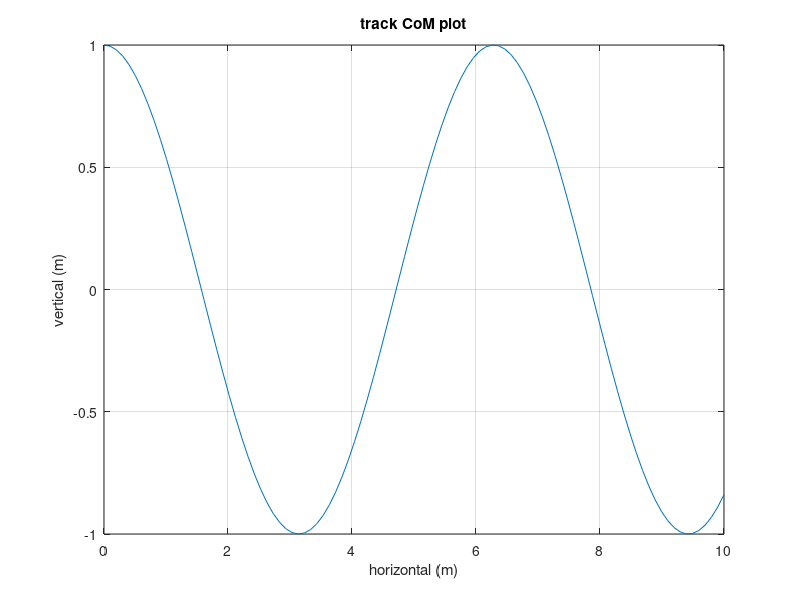

The MATLAB source for this figure: (Note: this script raises an error after producing the figure.)
%step 1 we need to calculate where this center of mass is so:

% masses and coordinates test values
m = [5, 3, 4, 2, 6];  % Masses of components
x = [2, 6, 8, 1, 4];  % X-coordinates
y = [3, 5, 7, 2, 6];  % Y-coordinates
z = [1, 2, 3, 0, 4];  % Z-coordinates test values

% Compute center of mass
x_cm = sum(m .* x) / sum(m);
y_cm = sum(m .* y) / sum(m);
z_cm = sum(m .* z) / sum(m);

% Display results
fprintf('Center of Mass (X, Y, Z): (%.2f, %.2f, %.2f)\n', x_cm, y_cm, z_cm);



x = linspace(0, 10, 100); % Generates 100 points between 0 and 10
y1 = cos(x); % Compute the sine function

plot(x, y1); % Plot the function
xlabel('horizontal (m)'); % Label x-axis
ylabel('vertical (m)'); % Label y-axis
title('track CoM plot'); % Add a title
grid on; % Enable grid





% Generate random vertical lines
num_vlines = 2; % Number of vertical lines
x_positions = randi([1, 10], 1, num_vlines); % Random x positions
for i = 1:num_vlines
    line([x_positions(i) x_positions(i)], [y_start(i) y_end(i)] , '--', 'Color', 'r', 'LineWidth', 1.5);
end

% Generate random horizontal lines
num_hlines = 3; % Number of horizontal lines
y_positions = randi([1, 10], 1, num_hlines); % Random y positions
for i = 1:num_hlines
    line([y_positions(i) y_positions(i)], [x_start(i) x_end(i)] , '--', 'Color', 'b', 'LineWidth', 1.5);
end

title('Random Horizontal and Vertical Lines');
xlabel('X-axis');
ylabel('Y-axis');
hold off;


% Set up figure
figure;
hold on;
grid on;
axis([0 10 0 10]); % Set axis limits

% Generate random vertical lines with start and end points
num_vlines = 5; % Number of vertical lines
x_positions = randi([1, 10], 1, num_vlines); % Random x positions
y_start = randi([1, 5], 1, num_vlines); % Random start points for y
y_end = randi([6, 10], 1, num_vlines); % Random end points for y

for i = 1:num_vlines
    line([x_positions(i) x_positions(i)], [y_start(i) y_end(i)], 'Color', 'r', 'LineWidth', 1.5);
end

% Generate random horizontal lines with start and end points
num_hlines = 5; % Number of horizontal lines
y_positions = randi([1, 10], 1, num_hlines); % Random y positions
x_start = randi([1, 5], 1, num_hlines); % Random start points for x
x_end = randi([6, 10], 1, num_hlines); % Random end points for x

for i = 1:num_hlines
    line([x_start(i) x_end(i)], [y_positions(i) y_positions(i)], 'Color', 'b', 'LineWidth', 1.5);
end

title('Random Horizontal and Vertical Lines with Start and End Points');
xlabel('X-axis');
ylabel('Y-axis');
hold off;




%NEW CODE
% Set up figure
figure;
hold on;
grid on;
axis([0 8 0 5]); % Set axis limits

% Define the stair steps (each segment as [x1, x2], [y1, y2])
stairs_x = [0, 3, 3, 4, 4, 7]; % X-coordinates for stair steps
stairs_y = [0, 0, 1, 1, 3, 3]; % Y-coordinates for stair steps

% Plot each segment as a separate line and label them
for i = 1:length(stairs_x)-1
    line([stairs_x(i) stairs_x(i+1)], [stairs_y(i) stairs_y(i+1)], ...
        'Color', 'b', 'LineWidth', 2); % Draw each segment in blue
    
    % Compute label position slightly offset from the line
    text_x = (stairs_x(i) + stairs_x(i+1)) / 2; % Midpoint of x
    text_y = (stairs_y(i) + stairs_y(i+1)) / 2; % Midpoint of y
    text(text_x, text_y, 'stairs', 'FontSize', 10, 'Color', 'r', ...
        'HorizontalAlignment', 'center', 'VerticalAlignment', 'bottom');
end

% Label axes and title
xlabel('X-axis');
ylabel('Y-axis');
title('Stairs Plot');
hold off;

